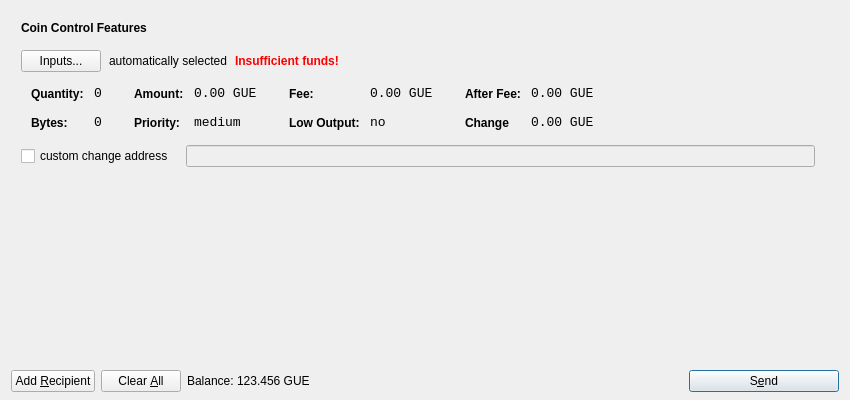
<?xml version="1.0" encoding="UTF-8"?>
<ui version="4.0">
 <class>SendCoinsDialog</class>
 <widget class="QDialog" name="SendCoinsDialog">
  <property name="geometry">
   <rect>
    <x>0</x>
    <y>0</y>
    <width>850</width>
    <height>400</height>
   </rect>
  </property>
  <property name="windowTitle">
   <string>Send Coins</string>
  </property>
  <layout class="QVBoxLayout" name="verticalLayout" stretch="0,1,0">
   <property name="bottomMargin">
    <number>8</number>
   </property>
   <item>
    <widget class="QFrame" name="frameCoinControl">
     <property name="sizePolicy">
      <sizepolicy hsizetype="Expanding" vsizetype="Expanding">
       <horstretch>0</horstretch>
       <verstretch>0</verstretch>
      </sizepolicy>
     </property>
     <property name="maximumSize">
      <size>
       <width>16777215</width>
       <height>16777215</height>
      </size>
     </property>
     <property name="frameShape">
      <enum>QFrame::NoFrame</enum>
     </property>
     <property name="frameShadow">
      <enum>QFrame::Plain</enum>
     </property>
     <layout class="QVBoxLayout" name="verticalLayoutCoinControl2">
      <property name="spacing">
       <number>6</number>
      </property>
      <property name="leftMargin">
       <number>0</number>
      </property>
      <property name="topMargin">
       <number>0</number>
      </property>
      <property name="rightMargin">
       <number>0</number>
      </property>
      <property name="bottomMargin">
       <number>6</number>
      </property>
      <item>
       <layout class="QVBoxLayout" name="verticalLayoutCoinControl" stretch="0,0,0,0,1">
        <property name="spacing">
         <number>0</number>
        </property>
        <property name="leftMargin">
         <number>10</number>
        </property>
        <property name="topMargin">
         <number>10</number>
        </property>
        <item>
         <layout class="QHBoxLayout" name="horizontalLayoutCoinControl1">
          <property name="bottomMargin">
           <number>15</number>
          </property>
          <item>
           <widget class="QLabel" name="labelCoinControlFeatures">
            <property name="sizePolicy">
             <sizepolicy hsizetype="Preferred" vsizetype="Maximum">
              <horstretch>0</horstretch>
              <verstretch>0</verstretch>
             </sizepolicy>
            </property>
            <property name="font">
             <font>
              <weight>75</weight>
              <bold>true</bold>
             </font>
            </property>
            <property name="styleSheet">
             <string notr="true">font-weight:bold;</string>
            </property>
            <property name="text">
             <string>Coin Control Features</string>
            </property>
           </widget>
          </item>
         </layout>
        </item>
        <item>
         <layout class="QHBoxLayout" name="horizontalLayoutCoinControl2" stretch="0,0,0,0">
          <property name="spacing">
           <number>8</number>
          </property>
          <property name="bottomMargin">
           <number>10</number>
          </property>
          <item>
           <widget class="QPushButton" name="pushButtonCoinControl">
            <property name="styleSheet">
             <string notr="true"/>
            </property>
            <property name="text">
             <string>Inputs...</string>
            </property>
           </widget>
          </item>
          <item>
           <widget class="QLabel" name="labelCoinControlAutomaticallySelected">
            <property name="text">
             <string>automatically selected</string>
            </property>
            <property name="margin">
             <number>5</number>
            </property>
           </widget>
          </item>
          <item>
           <widget class="QLabel" name="labelCoinControlInsuffFunds">
            <property name="font">
             <font>
              <weight>75</weight>
              <bold>true</bold>
             </font>
            </property>
            <property name="styleSheet">
             <string notr="true">color:red;font-weight:bold;</string>
            </property>
            <property name="text">
             <string>Insufficient funds!</string>
            </property>
            <property name="margin">
             <number>5</number>
            </property>
           </widget>
          </item>
          <item>
           <spacer name="horizontalSpacerCoinControl">
            <property name="orientation">
             <enum>Qt::Horizontal</enum>
            </property>
            <property name="sizeHint" stdset="0">
             <size>
              <width>40</width>
              <height>1</height>
             </size>
            </property>
           </spacer>
          </item>
         </layout>
        </item>
        <item>
         <widget class="QWidget" name="widgetCoinControl" native="true">
          <property name="sizePolicy">
           <sizepolicy hsizetype="Preferred" vsizetype="Preferred">
            <horstretch>0</horstretch>
            <verstretch>0</verstretch>
           </sizepolicy>
          </property>
          <property name="minimumSize">
           <size>
            <width>0</width>
            <height>0</height>
           </size>
          </property>
          <property name="styleSheet">
           <string notr="true"/>
          </property>
          <layout class="QHBoxLayout" name="horizontalLayoutCoinControl5">
           <property name="leftMargin">
            <number>0</number>
           </property>
           <property name="topMargin">
            <number>0</number>
           </property>
           <property name="rightMargin">
            <number>0</number>
           </property>
           <property name="bottomMargin">
            <number>0</number>
           </property>
           <item>
            <layout class="QHBoxLayout" name="horizontalLayoutCoinControl3" stretch="0,0,0,1">
             <property name="spacing">
              <number>20</number>
             </property>
             <property name="topMargin">
              <number>0</number>
             </property>
             <property name="bottomMargin">
              <number>10</number>
             </property>
             <item>
              <layout class="QFormLayout" name="formLayoutCoinControl1">
               <property name="horizontalSpacing">
                <number>10</number>
               </property>
               <property name="verticalSpacing">
                <number>14</number>
               </property>
               <property name="leftMargin">
                <number>10</number>
               </property>
               <property name="topMargin">
                <number>4</number>
               </property>
               <property name="rightMargin">
                <number>6</number>
               </property>
               <item row="0" column="0">
                <widget class="QLabel" name="labelCoinControlQuantityText">
                 <property name="styleSheet">
                  <string notr="true">font-weight:bold;</string>
                 </property>
                 <property name="text">
                  <string>Quantity:</string>
                 </property>
                 <property name="margin">
                  <number>0</number>
                 </property>
                </widget>
               </item>
               <item row="0" column="1">
                <widget class="QLabel" name="labelCoinControlQuantity">
                 <property name="font">
                  <font>
                   <family>Monospace</family>
                   <pointsize>10</pointsize>
                  </font>
                 </property>
                 <property name="cursor">
                  <cursorShape>IBeamCursor</cursorShape>
                 </property>
                 <property name="contextMenuPolicy">
                  <enum>Qt::ActionsContextMenu</enum>
                 </property>
                 <property name="text">
                  <string>0</string>
                 </property>
                 <property name="margin">
                  <number>0</number>
                 </property>
                 <property name="textInteractionFlags">
                  <set>Qt::LinksAccessibleByMouse|Qt::TextSelectableByKeyboard|Qt::TextSelectableByMouse</set>
                 </property>
                </widget>
               </item>
               <item row="1" column="0">
                <widget class="QLabel" name="labelCoinControlBytesText">
                 <property name="styleSheet">
                  <string notr="true">font-weight:bold;</string>
                 </property>
                 <property name="text">
                  <string>Bytes:</string>
                 </property>
                </widget>
               </item>
               <item row="1" column="1">
                <widget class="QLabel" name="labelCoinControlBytes">
                 <property name="font">
                  <font>
                   <family>Monospace</family>
                   <pointsize>10</pointsize>
                  </font>
                 </property>
                 <property name="cursor">
                  <cursorShape>IBeamCursor</cursorShape>
                 </property>
                 <property name="contextMenuPolicy">
                  <enum>Qt::ActionsContextMenu</enum>
                 </property>
                 <property name="text">
                  <string>0</string>
                 </property>
                 <property name="textInteractionFlags">
                  <set>Qt::LinksAccessibleByMouse|Qt::TextSelectableByKeyboard|Qt::TextSelectableByMouse</set>
                 </property>
                </widget>
               </item>
              </layout>
             </item>
             <item>
              <layout class="QFormLayout" name="formLayoutCoinControl2">
               <property name="horizontalSpacing">
                <number>10</number>
               </property>
               <property name="verticalSpacing">
                <number>14</number>
               </property>
               <property name="leftMargin">
                <number>6</number>
               </property>
               <property name="topMargin">
                <number>4</number>
               </property>
               <property name="rightMargin">
                <number>6</number>
               </property>
               <item row="0" column="0">
                <widget class="QLabel" name="labelCoinControlAmountText">
                 <property name="styleSheet">
                  <string notr="true">font-weight:bold;</string>
                 </property>
                 <property name="text">
                  <string>Amount:</string>
                 </property>
                 <property name="margin">
                  <number>0</number>
                 </property>
                </widget>
               </item>
               <item row="0" column="1">
                <widget class="QLabel" name="labelCoinControlAmount">
                 <property name="font">
                  <font>
                   <family>Monospace</family>
                   <pointsize>10</pointsize>
                  </font>
                 </property>
                 <property name="cursor">
                  <cursorShape>IBeamCursor</cursorShape>
                 </property>
                 <property name="contextMenuPolicy">
                  <enum>Qt::ActionsContextMenu</enum>
                 </property>
                 <property name="text">
                  <string>0.00 GUE</string>
                 </property>
                 <property name="textInteractionFlags">
                  <set>Qt::LinksAccessibleByMouse|Qt::TextSelectableByKeyboard|Qt::TextSelectableByMouse</set>
                 </property>
                </widget>
               </item>
               <item row="1" column="0">
                <widget class="QLabel" name="labelCoinControlPriorityText">
                 <property name="styleSheet">
                  <string notr="true">font-weight:bold;</string>
                 </property>
                 <property name="text">
                  <string>Priority:</string>
                 </property>
                </widget>
               </item>
               <item row="1" column="1">
                <widget class="QLabel" name="labelCoinControlPriority">
                 <property name="font">
                  <font>
                   <family>Monospace</family>
                   <pointsize>10</pointsize>
                  </font>
                 </property>
                 <property name="cursor">
                  <cursorShape>IBeamCursor</cursorShape>
                 </property>
                 <property name="contextMenuPolicy">
                  <enum>Qt::ActionsContextMenu</enum>
                 </property>
                 <property name="text">
                  <string>medium</string>
                 </property>
                 <property name="textInteractionFlags">
                  <set>Qt::LinksAccessibleByMouse|Qt::TextSelectableByKeyboard|Qt::TextSelectableByMouse</set>
                 </property>
                </widget>
               </item>
              </layout>
             </item>
             <item>
              <layout class="QFormLayout" name="formLayoutCoinControl3">
               <property name="horizontalSpacing">
                <number>10</number>
               </property>
               <property name="verticalSpacing">
                <number>14</number>
               </property>
               <property name="leftMargin">
                <number>6</number>
               </property>
               <property name="topMargin">
                <number>4</number>
               </property>
               <property name="rightMargin">
                <number>6</number>
               </property>
               <item row="0" column="0">
                <widget class="QLabel" name="labelCoinControlFeeText">
                 <property name="styleSheet">
                  <string notr="true">font-weight:bold;</string>
                 </property>
                 <property name="text">
                  <string>Fee:</string>
                 </property>
                 <property name="margin">
                  <number>0</number>
                 </property>
                </widget>
               </item>
               <item row="0" column="1">
                <widget class="QLabel" name="labelCoinControlFee">
                 <property name="font">
                  <font>
                   <family>Monospace</family>
                   <pointsize>10</pointsize>
                  </font>
                 </property>
                 <property name="cursor">
                  <cursorShape>IBeamCursor</cursorShape>
                 </property>
                 <property name="contextMenuPolicy">
                  <enum>Qt::ActionsContextMenu</enum>
                 </property>
                 <property name="text">
                  <string>0.00 GUE</string>
                 </property>
                 <property name="textInteractionFlags">
                  <set>Qt::LinksAccessibleByMouse|Qt::TextSelectableByKeyboard|Qt::TextSelectableByMouse</set>
                 </property>
                </widget>
               </item>
               <item row="1" column="0">
                <widget class="QLabel" name="labelCoinControlLowOutputText">
                 <property name="styleSheet">
                  <string notr="true">font-weight:bold;</string>
                 </property>
                 <property name="text">
                  <string>Low Output:</string>
                 </property>
                </widget>
               </item>
               <item row="1" column="1">
                <widget class="QLabel" name="labelCoinControlLowOutput">
                 <property name="font">
                  <font>
                   <family>Monospace</family>
                   <pointsize>10</pointsize>
                  </font>
                 </property>
                 <property name="cursor">
                  <cursorShape>IBeamCursor</cursorShape>
                 </property>
                 <property name="contextMenuPolicy">
                  <enum>Qt::ActionsContextMenu</enum>
                 </property>
                 <property name="text">
                  <string>no</string>
                 </property>
                 <property name="textInteractionFlags">
                  <set>Qt::LinksAccessibleByMouse|Qt::TextSelectableByKeyboard|Qt::TextSelectableByMouse</set>
                 </property>
                </widget>
               </item>
              </layout>
             </item>
             <item>
              <layout class="QFormLayout" name="formLayoutCoinControl4">
               <property name="horizontalSpacing">
                <number>10</number>
               </property>
               <property name="verticalSpacing">
                <number>14</number>
               </property>
               <property name="leftMargin">
                <number>6</number>
               </property>
               <property name="topMargin">
                <number>4</number>
               </property>
               <property name="rightMargin">
                <number>6</number>
               </property>
               <item row="0" column="0">
                <widget class="QLabel" name="labelCoinControlAfterFeeText">
                 <property name="styleSheet">
                  <string notr="true">font-weight:bold;</string>
                 </property>
                 <property name="text">
                  <string>After Fee:</string>
                 </property>
                 <property name="margin">
                  <number>0</number>
                 </property>
                </widget>
               </item>
               <item row="0" column="1">
                <widget class="QLabel" name="labelCoinControlAfterFee">
                 <property name="font">
                  <font>
                   <family>Monospace</family>
                   <pointsize>10</pointsize>
                  </font>
                 </property>
                 <property name="cursor">
                  <cursorShape>IBeamCursor</cursorShape>
                 </property>
                 <property name="contextMenuPolicy">
                  <enum>Qt::ActionsContextMenu</enum>
                 </property>
                 <property name="text">
                  <string>0.00 GUE</string>
                 </property>
                 <property name="textInteractionFlags">
                  <set>Qt::LinksAccessibleByMouse|Qt::TextSelectableByKeyboard|Qt::TextSelectableByMouse</set>
                 </property>
                </widget>
               </item>
               <item row="1" column="0">
                <widget class="QLabel" name="labelCoinControlChangeText">
                 <property name="styleSheet">
                  <string notr="true">font-weight:bold;</string>
                 </property>
                 <property name="text">
                  <string>Change</string>
                 </property>
                </widget>
               </item>
               <item row="1" column="1">
                <widget class="QLabel" name="labelCoinControlChange">
                 <property name="font">
                  <font>
                   <family>Monospace</family>
                   <pointsize>10</pointsize>
                  </font>
                 </property>
                 <property name="cursor">
                  <cursorShape>IBeamCursor</cursorShape>
                 </property>
                 <property name="contextMenuPolicy">
                  <enum>Qt::ActionsContextMenu</enum>
                 </property>
                 <property name="text">
                  <string>0.00 GUE</string>
                 </property>
                 <property name="textInteractionFlags">
                  <set>Qt::LinksAccessibleByMouse|Qt::TextSelectableByKeyboard|Qt::TextSelectableByMouse</set>
                 </property>
                </widget>
               </item>
              </layout>
             </item>
            </layout>
           </item>
          </layout>
         </widget>
        </item>
        <item>
         <layout class="QHBoxLayout" name="horizontalLayoutCoinControl4" stretch="0,0,0">
          <property name="spacing">
           <number>12</number>
          </property>
          <property name="sizeConstraint">
           <enum>QLayout::SetDefaultConstraint</enum>
          </property>
          <property name="topMargin">
           <number>5</number>
          </property>
          <property name="rightMargin">
           <number>5</number>
          </property>
          <item>
           <widget class="QCheckBox" name="checkBoxCoinControlChange">
            <property name="text">
             <string>custom change address</string>
            </property>
           </widget>
          </item>
          <item>
           <widget class="QLineEdit" name="lineEditCoinControlChange">
            <property name="enabled">
             <bool>false</bool>
            </property>
            <property name="sizePolicy">
             <sizepolicy hsizetype="Expanding" vsizetype="Fixed">
              <horstretch>0</horstretch>
              <verstretch>0</verstretch>
             </sizepolicy>
            </property>
           </widget>
          </item>
          <item>
           <widget class="QLabel" name="labelCoinControlChangeLabel">
            <property name="sizePolicy">
             <sizepolicy hsizetype="Preferred" vsizetype="Expanding">
              <horstretch>0</horstretch>
              <verstretch>0</verstretch>
             </sizepolicy>
            </property>
            <property name="minimumSize">
             <size>
              <width>0</width>
              <height>0</height>
             </size>
            </property>
            <property name="text">
             <string/>
            </property>
            <property name="margin">
             <number>3</number>
            </property>
           </widget>
          </item>
         </layout>
        </item>
        <item>
         <spacer name="verticalSpacerCoinControl">
          <property name="orientation">
           <enum>Qt::Vertical</enum>
          </property>
          <property name="sizeHint" stdset="0">
           <size>
            <width>800</width>
            <height>1</height>
           </size>
          </property>
         </spacer>
        </item>
       </layout>
      </item>
     </layout>
    </widget>
   </item>
   <item>
    <widget class="QScrollArea" name="scrollArea">
     <property name="frameShape">
      <enum>QFrame::NoFrame</enum>
     </property>
     <property name="frameShadow">
      <enum>QFrame::Plain</enum>
     </property>
     <property name="widgetResizable">
      <bool>true</bool>
     </property>
     <widget class="QWidget" name="scrollAreaWidgetContents">
      <property name="geometry">
       <rect>
        <x>0</x>
        <y>0</y>
        <width>832</width>
        <height>137</height>
       </rect>
      </property>
      <layout class="QVBoxLayout" name="verticalLayout_2">
       <property name="leftMargin">
        <number>0</number>
       </property>
       <property name="topMargin">
        <number>0</number>
       </property>
       <property name="rightMargin">
        <number>0</number>
       </property>
       <property name="bottomMargin">
        <number>0</number>
       </property>
       <item>
        <layout class="QVBoxLayout" name="entries">
         <property name="spacing">
          <number>6</number>
         </property>
        </layout>
       </item>
       <item>
        <spacer name="verticalSpacer">
         <property name="orientation">
          <enum>Qt::Vertical</enum>
         </property>
         <property name="sizeHint" stdset="0">
          <size>
           <width>20</width>
           <height>40</height>
          </size>
         </property>
        </spacer>
       </item>
      </layout>
     </widget>
    </widget>
   </item>
   <item>
    <layout class="QHBoxLayout" name="horizontalLayout">
     <item>
      <widget class="QPushButton" name="addButton">
       <property name="toolTip">
        <string>Send to multiple recipients at once</string>
       </property>
       <property name="text">
        <string>Add &amp;Recipient</string>
       </property>
       <property name="icon">
        <iconset resource="../bitcoin.qrc">
         <normaloff>:/icons/add</normaloff>:/icons/add</iconset>
       </property>
       <property name="autoDefault">
        <bool>false</bool>
       </property>
      </widget>
     </item>
     <item>
      <widget class="QPushButton" name="clearButton">
       <property name="sizePolicy">
        <sizepolicy hsizetype="Minimum" vsizetype="Fixed">
         <horstretch>0</horstretch>
         <verstretch>0</verstretch>
        </sizepolicy>
       </property>
       <property name="toolTip">
        <string>Remove all transaction fields</string>
       </property>
       <property name="text">
        <string>Clear &amp;All</string>
       </property>
       <property name="icon">
        <iconset resource="../bitcoin.qrc">
         <normaloff>:/icons/remove</normaloff>:/icons/remove</iconset>
       </property>
       <property name="autoRepeatDelay">
        <number>300</number>
       </property>
       <property name="autoDefault">
        <bool>false</bool>
       </property>
      </widget>
     </item>
     <item>
      <layout class="QHBoxLayout" name="horizontalLayout_2">
       <property name="spacing">
        <number>3</number>
       </property>
       <item>
        <widget class="QLabel" name="label">
         <property name="sizePolicy">
          <sizepolicy hsizetype="Preferred" vsizetype="Fixed">
           <horstretch>0</horstretch>
           <verstretch>0</verstretch>
          </sizepolicy>
         </property>
         <property name="text">
          <string>Balance:</string>
         </property>
        </widget>
       </item>
       <item>
        <widget class="QLabel" name="labelBalance">
         <property name="sizePolicy">
          <sizepolicy hsizetype="Preferred" vsizetype="Fixed">
           <horstretch>0</horstretch>
           <verstretch>0</verstretch>
          </sizepolicy>
         </property>
         <property name="cursor">
          <cursorShape>IBeamCursor</cursorShape>
         </property>
         <property name="text">
          <string>123.456 GUE</string>
         </property>
         <property name="textInteractionFlags">
          <set>Qt::LinksAccessibleByMouse|Qt::TextSelectableByKeyboard|Qt::TextSelectableByMouse</set>
         </property>
        </widget>
       </item>
      </layout>
     </item>
     <item>
      <spacer name="horizontalSpacer">
       <property name="orientation">
        <enum>Qt::Horizontal</enum>
       </property>
       <property name="sizeHint" stdset="0">
        <size>
         <width>40</width>
         <height>20</height>
        </size>
       </property>
      </spacer>
     </item>
     <item>
      <widget class="QPushButton" name="sendButton">
       <property name="minimumSize">
        <size>
         <width>150</width>
         <height>0</height>
        </size>
       </property>
       <property name="toolTip">
        <string>Confirm the send action</string>
       </property>
       <property name="text">
        <string>S&amp;end</string>
       </property>
       <property name="icon">
        <iconset resource="../bitcoin.qrc">
         <normaloff>:/icons/send</normaloff>:/icons/send</iconset>
       </property>
       <property name="default">
        <bool>true</bool>
       </property>
      </widget>
     </item>
    </layout>
   </item>
  </layout>
 </widget>
 <resources>
  <include location="../bitcoin.qrc"/>
 </resources>
 <connections/>
</ui>
